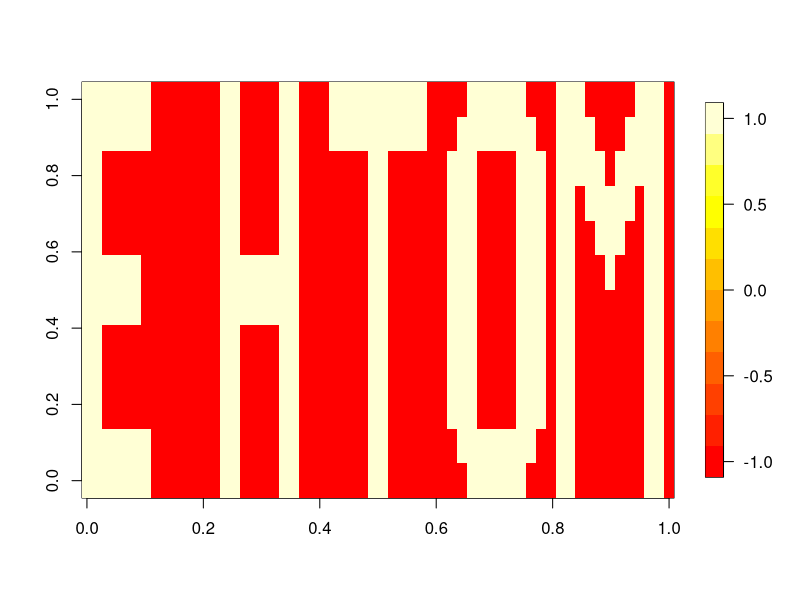
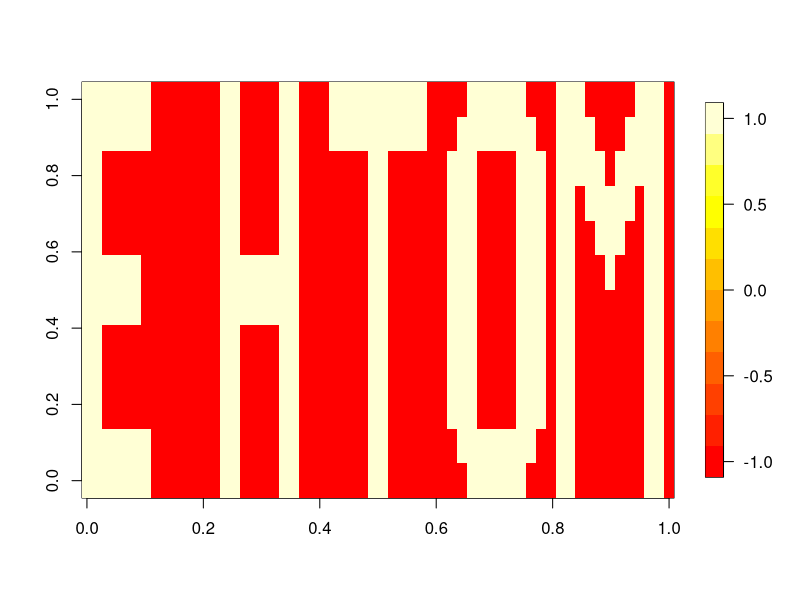
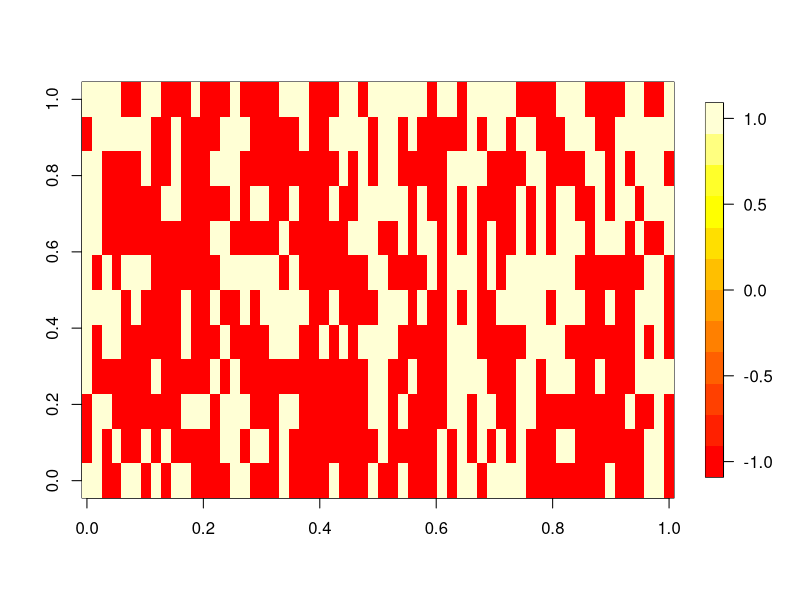
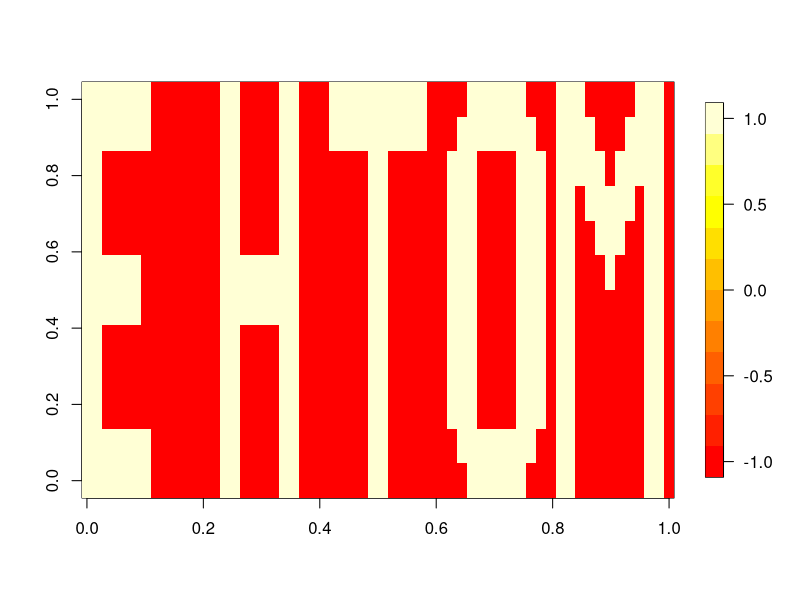
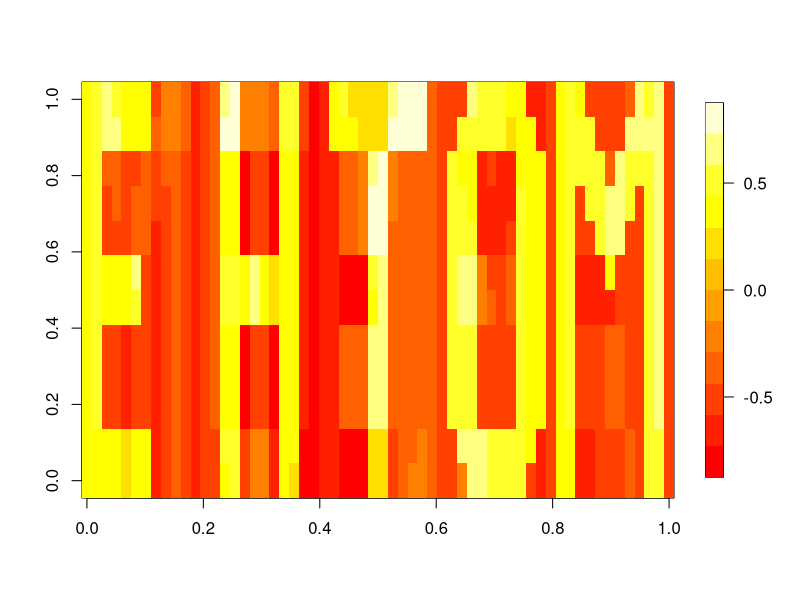
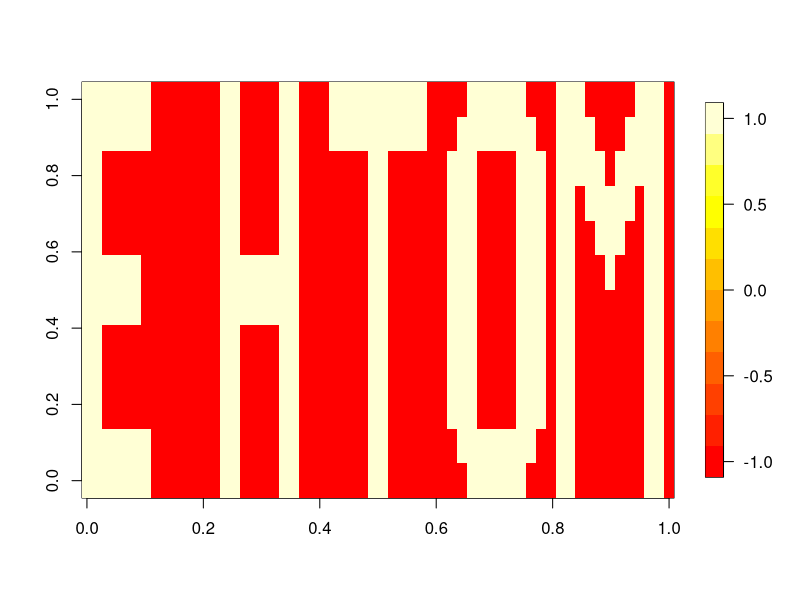
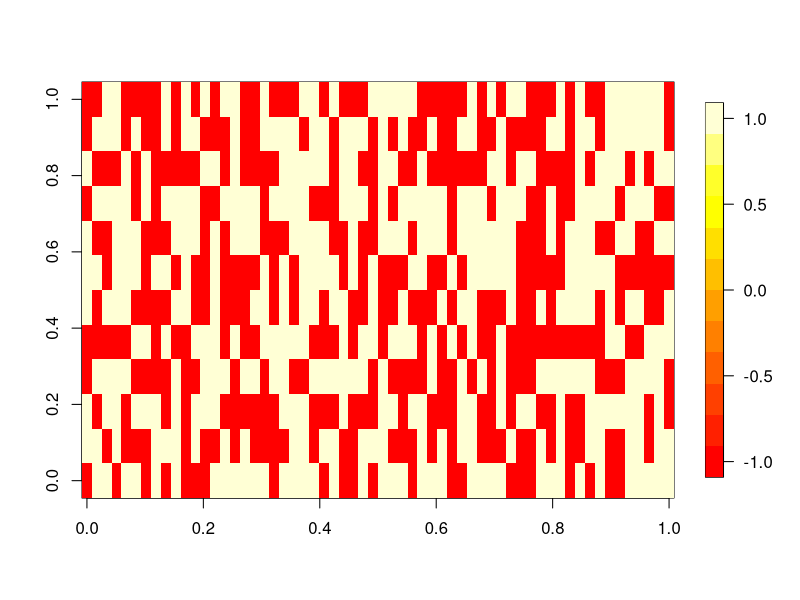
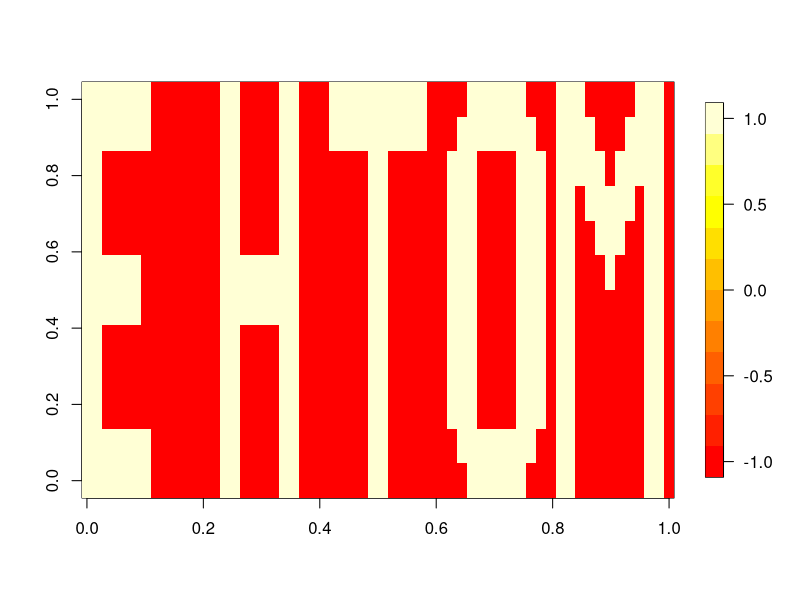

Write R code to recreate these figures, in order.
## ---- chunk 1

## Load packages

suppressMessages(
    library(fields)
)
    
## Load in the data

E <- matrix(nrow = 12, ncol = 12)

E[1,] <- c(1,1,1,1,1,1,1,0,0,0,0,0)
E[2,] <- c(1,1,1,1,1,1,1,0,0,0,0,0)
E[3,] <- c(1,1,0,0,0,0,0,0,0,0,0,0)
E[4,] <- c(1,1,0,0,0,0,0,0,0,0,0,0)
E[5,] <- c(1,1,0,0,0,0,0,0,0,0,0,0)
E[6,] <- c(1,1,1,1,1,1,0,0,0,0,0,0)
E[7,] <- c(1,1,1,1,1,1,0,0,0,0,0,0)
E[8,] <- c(1,1,0,0,0,0,0,0,0,0,0,0)
E[9,] <- c(1,1,0,0,0,0,0,0,0,0,0,0)
E[10,] <- c(1,1,0,0,0,0,0,0,0,0,0,0)
E[11,] <- c(1,1,1,1,1,1,1,0,0,0,0,0)
E[12,] <- c(1,1,1,1,1,1,1,0,0,0,0,0)

H <- matrix(nrow = 12, ncol = 12)

H[1,] <- c(0,0,1,1,0,0,0,0,1,1,0,0)
H[2,] <- c(0,0,1,1,0,0,0,0,1,1,0,0)
H[3,] <- c(0,0,1,1,0,0,0,0,1,1,0,0)
H[4,] <- c(0,0,1,1,0,0,0,0,1,1,0,0)
H[5,] <- c(0,0,1,1,0,0,0,0,1,1,0,0)
H[6,] <- c(0,0,1,1,1,1,1,1,1,1,0,0)
H[7,] <- c(0,0,1,1,1,1,1,1,1,1,0,0)
H[8,] <- c(0,0,1,1,0,0,0,0,1,1,0,0)
H[9,] <- c(0,0,1,1,0,0,0,0,1,1,0,0)
H[10,] <- c(0,0,1,1,0,0,0,0,1,1,0,0)
H[11,] <- c(0,0,1,1,0,0,0,0,1,1,0,0)
H[12,] <- c(0,0,1,1,0,0,0,0,1,1,0,0)

T <- matrix(nrow = 12, ncol = 12)

T[1,] <- c(0,1,1,1,1,1,1,1,1,1,1,0)
T[2,] <- c(0,1,1,1,1,1,1,1,1,1,1,0)
T[3,] <- c(0,0,0,0,0,1,1,0,0,0,0,0)
T[4,] <- c(0,0,0,0,0,1,1,0,0,0,0,0)
T[5,] <- c(0,0,0,0,0,1,1,0,0,0,0,0)
T[6,] <- c(0,0,0,0,0,1,1,0,0,0,0,0)
T[7,] <- c(0,0,0,0,0,1,1,0,0,0,0,0)
T[8,] <- c(0,0,0,0,0,1,1,0,0,0,0,0)
T[9,] <- c(0,0,0,0,0,1,1,0,0,0,0,0)
T[10,] <- c(0,0,0,0,0,1,1,0,0,0,0,0)
T[11,] <- c(0,0,0,0,0,1,1,0,0,0,0,0)
T[12,] <- c(0,0,0,0,0,1,1,0,0,0,0,0)

O <- matrix(nrow = 12, ncol = 12)

O[1,] <- c(0,0,0,1,1,1,1,1,1,0,0,0)
O[2,] <- c(0,0,1,1,1,1,1,1,1,1,0,0)
O[3,] <- c(0,1,1,1,0,0,0,0,1,1,1,0)
O[4,] <- c(0,1,1,1,0,0,0,0,1,1,1,0)
O[5,] <- c(0,1,1,1,0,0,0,0,1,1,1,0)
O[6,] <- c(0,1,1,1,0,0,0,0,1,1,1,0)
O[7,] <- c(0,1,1,1,0,0,0,0,1,1,1,0)
O[8,] <- c(0,1,1,1,0,0,0,0,1,1,1,0)
O[9,] <- c(0,1,1,1,0,0,0,0,1,1,1,0)
O[10,] <- c(0,1,1,1,0,0,0,0,1,1,1,0)
O[11,] <- c(0,0,1,1,1,1,1,1,1,1,0,0)
O[12,] <- c(0,0,0,1,1,1,1,1,1,0,0,0)

M <- matrix(nrow = 12, ncol = 12)

M[1,] <- c(1,1,1,0,0,0,0,0,1,1,1,0)
M[2,] <- c(1,1,1,1,0,0,0,1,1,1,1,0)
M[3,] <- c(1,1,1,1,1,0,1,1,1,1,1,0)
M[4,] <- c(1,1,0,1,1,1,1,1,0,1,1,0)
M[5,] <- c(1,1,0,0,1,1,1,0,0,1,1,0)
M[6,] <- c(1,1,0,0,0,1,0,0,0,1,1,0)
M[7,] <- c(1,1,0,0,0,0,0,0,0,1,1,0)
M[8,] <- c(1,1,0,0,0,0,0,0,0,1,1,0)
M[9,] <- c(1,1,0,0,0,0,0,0,0,1,1,0)
M[10,] <- c(1,1,0,0,0,0,0,0,0,1,1,0)
M[11,] <- c(1,1,0,0,0,0,0,0,0,1,1,0)
M[12,] <- c(1,1,0,0,0,0,0,0,0,1,1,0)

E[E == 0] <- -1
H[H == 0] <- -1
T[T == 0] <- -1
O[O == 0] <- -1
M[M == 0] <- -1

## Load in the err_corr function

err_corr <- function(x, y, mu, n, tol) {
    
    x_orig <- x
    y_orig <- y
    
    x_dims <- dim(x)
    y_dims <- dim(y)
    
    mem_matrix <- matrix(0, nrow = y_dims[1], ncol = x_dims[1])
    
    for (i in 1:n) {
        
        j <- sample(1:x_dims[2])
        x <- x[, j]
        y <- y[, j]
        
        for (k in 1:x_dims[2]) {
            
            mem_matrix <- mem_matrix + mu * (y[,k] - mem_matrix %*% x[,k]) %*% x[,k]
            
        }
        
        if (norm((y - mem_matrix %*% x), "2") <= tol) {
            
            # print("Gradient Search Terminated ===>>> ||y - mem_matrix*x|| <= tol")
            # print(paste0("Number of Iterations = ", n * k))
            mem_matrix <<- mem_matrix
            break
            
        }
        
        mem_matrix <<- mem_matrix
        
    }
    
}

## Vectorize the matrices and prepare the input

E_vec <- as.vector(E)
H_vec <- as.vector(H)
T_vec <- as.vector(T)
O_vec <- as.vector(O)
M_vec <- as.vector(M)

input <- cbind(E_vec, H_vec, T_vec, O_vec, M_vec)

## Set the parameters

mu <- 0.001
n <- 1000
tol <- 0.0000001

## Run the err_corr function to return the memory matrix

err_corr(input, input, mu, n, tol)

## ---- chunk 2

## Load in a function to rotate the output

rotate <- function(x) t(apply(x, 2, rev))

## ---- chunk 3

## Output the original image

image.plot(rbind(rotate(E), rotate(H), rotate(T), rotate(O), rotate(M)), col = heat.colors(12))

## ---- chunk 4

## Recall the images from memory

E_recall <- matrix(mem_matrix %*% E_vec, nrow = 12, ncol = 12)
H_recall <- matrix(mem_matrix %*% H_vec, nrow = 12, ncol = 12)
T_recall <- matrix(mem_matrix %*% T_vec, nrow = 12, ncol = 12)
O_recall <- matrix(mem_matrix %*% O_vec, nrow = 12, ncol = 12)
M_recall <- matrix(mem_matrix %*% M_vec, nrow = 12, ncol = 12)

## Rebuild the image

image.plot(rbind(rotate(E_recall), rotate(H_recall), rotate(T_recall), rotate(O_recall), rotate(M_recall)), col = heat.colors(12))

## ---- chunk 5

## Corrupt 25% of from each input pattern

inds <- sort(sample(1:144, 36, replace = FALSE))

E_vec_corr_25 <- E_vec
E_vec_corr_25[inds] <- E_vec_corr_25[inds] * (-1)

inds <- sort(sample(1:144, 36, replace = FALSE))

H_vec_corr_25 <- H_vec
H_vec_corr_25[inds] <- H_vec_corr_25[inds] * (-1)

inds <- sort(sample(1:144, 36, replace = FALSE))

T_vec_corr_25 <- T_vec
T_vec_corr_25[inds] <- T_vec_corr_25[inds] * (-1)

inds <- sort(sample(1:144, 36, replace = FALSE))

O_vec_corr_25 <- O_vec
O_vec_corr_25[inds] <- O_vec_corr_25[inds] * (-1)

inds <- sort(sample(1:144, 36, replace = FALSE))

M_vec_corr_25 <- M_vec
M_vec_corr_25[inds] <- M_vec_corr_25[inds] * (-1)

## ---- chunk 6

## Output the original, corrupted image

image.plot(rbind(rotate(matrix(E_vec_corr_25, nrow = 12, ncol = 12)), 
                 rotate(matrix(H_vec_corr_25, nrow = 12, ncol = 12)),
                 rotate(matrix(T_vec_corr_25, nrow = 12, ncol = 12)),
                 rotate(matrix(O_vec_corr_25, nrow = 12, ncol = 12)),
                 rotate(matrix(M_vec_corr_25, nrow = 12, ncol = 12))),
           col = heat.colors(12))

## ---- chunk 7

## Output the original image

image.plot(rbind(rotate(E), rotate(H), rotate(T), rotate(O), rotate(M)), col = heat.colors(12))

## ---- chunk 8

## Prepare the 25% corrupted input

input_corr_25 <- cbind(E_vec_corr_25, H_vec_corr_25, T_vec_corr_25, O_vec_corr_25, M_vec_corr_25)

## Recall the 25% corrupted images from memory

E_25_recall <- matrix(mem_matrix %*% E_vec_corr_25, nrow = 12, ncol = 12)
H_25_recall <- matrix(mem_matrix %*% H_vec_corr_25, nrow = 12, ncol = 12)
T_25_recall <- matrix(mem_matrix %*% T_vec_corr_25, nrow = 12, ncol = 12)
O_25_recall <- matrix(mem_matrix %*% O_vec_corr_25, nrow = 12, ncol = 12)
M_25_recall <- matrix(mem_matrix %*% M_vec_corr_25, nrow = 12, ncol = 12)

## Rebuild the image

image.plot(rbind(rotate(E_25_recall), rotate(H_25_recall), rotate(T_25_recall), rotate(O_25_recall), rotate(M_25_recall)), col = heat.colors(12))

## ---- chunk 9

## Threshold the recalled image and plot it

E_25_thresh <- E_25_recall
E_25_thresh[E_25_thresh >= 0] <- 1
E_25_thresh[E_25_thresh < 0] <- -1

H_25_thresh <- H_25_recall
H_25_thresh[H_25_thresh >= 0] <- 1
H_25_thresh[H_25_thresh < 0] <- -1

T_25_thresh <- T_25_recall
T_25_thresh[T_25_thresh >= 0] <- 1
T_25_thresh[T_25_thresh < 0] <- -1

O_25_thresh <- O_25_recall
O_25_thresh[O_25_thresh >= 0] <- 1
O_25_thresh[O_25_thresh < 0] <- -1

M_25_thresh <- M_25_recall
M_25_thresh[M_25_thresh >= 0] <- 1
M_25_thresh[M_25_thresh < 0] <- -1

image.plot(rbind(rotate(E_25_thresh), rotate(H_25_thresh), rotate(T_25_thresh), rotate(O_25_thresh), rotate(M_25_thresh)), col = heat.colors(12))

## ---- chunk 10

## Corrupt 50% of from each input pattern

inds <- sort(sample(1:144, 72, replace = FALSE))

E_vec_corr_50 <- E_vec
E_vec_corr_50[inds] <- E_vec_corr_50[inds] * (-1)

inds <- sort(sample(1:144, 72, replace = FALSE))

H_vec_corr_50 <- H_vec
H_vec_corr_50[inds] <- H_vec_corr_50[inds] * (-1)

inds <- sort(sample(1:144, 72, replace = FALSE))

T_vec_corr_50 <- T_vec
T_vec_corr_50[inds] <- T_vec_corr_50[inds] * (-1)

inds <- sort(sample(1:144, 72, replace = FALSE))

O_vec_corr_50 <- O_vec
O_vec_corr_50[inds] <- O_vec_corr_50[inds] * (-1)

inds <- sort(sample(1:144, 72, replace = FALSE))

M_vec_corr_50 <- M_vec
M_vec_corr_50[inds] <- M_vec_corr_50[inds] * (-1)

## ---- chunk 11

## Output the original, corrupted image

image.plot(rbind(rotate(matrix(E_vec_corr_50, nrow = 12, ncol = 12)), 
                 rotate(matrix(H_vec_corr_50, nrow = 12, ncol = 12)),
                 rotate(matrix(T_vec_corr_50, nrow = 12, ncol = 12)),
                 rotate(matrix(O_vec_corr_50, nrow = 12, ncol = 12)),
                 rotate(matrix(M_vec_corr_50, nrow = 12, ncol = 12))),
           col = heat.colors(12))

## ---- chunk 12

## Output the original image

image.plot(rbind(rotate(E), rotate(H), rotate(T), rotate(O), rotate(M)), col = heat.colors(12))

## ---- chunk 13

## Prepare the 50% corrupted input

input_corr_50 <- cbind(E_vec_corr_50, H_vec_corr_50, T_vec_corr_50, O_vec_corr_50, M_vec_corr_50)

## Recall the 50% corrupted images from memory

E_50_recall <- matrix(mem_matrix %*% E_vec_corr_50, nrow = 12, ncol = 12)
H_50_recall <- matrix(mem_matrix %*% H_vec_corr_50, nrow = 12, ncol = 12)
T_50_recall <- matrix(mem_matrix %*% T_vec_corr_50, nrow = 12, ncol = 12)
O_50_recall <- matrix(mem_matrix %*% O_vec_corr_50, nrow = 12, ncol = 12)
M_50_recall <- matrix(mem_matrix %*% M_vec_corr_50, nrow = 12, ncol = 12)

## Rebuild the image

image.plot(rbind(rotate(E_50_recall), rotate(H_50_recall), rotate(T_50_recall), rotate(O_50_recall), rotate(M_50_recall)), col = heat.colors(12))

## ---- chunk 14

## Threshold the recalled image and plot it

E_50_thresh <- E_50_recall
E_50_thresh[E_50_thresh >= 0] <- 1
E_50_thresh[E_50_thresh < 0] <- -1

H_50_thresh <- H_50_recall
H_50_thresh[H_50_thresh >= 0] <- 1
H_50_thresh[H_50_thresh < 0] <- -1

T_50_thresh <- T_50_recall
T_50_thresh[T_50_thresh >= 0] <- 1
T_50_thresh[T_50_thresh < 0] <- -1

O_50_thresh <- O_50_recall
O_50_thresh[O_50_thresh >= 0] <- 1
O_50_thresh[O_50_thresh < 0] <- -1

M_50_thresh <- M_50_recall
M_50_thresh[M_50_thresh >= 0] <- 1
M_50_thresh[M_50_thresh < 0] <- -1

image.plot(rbind(rotate(E_50_thresh), rotate(H_50_thresh), rotate(T_50_thresh), rotate(O_50_thresh), rotate(M_50_thresh)), col = heat.colors(12))

## ---- chunk 15

## Call the err_corr function with 25% corruption

err_corr(input_corr_25, input, mu, n, tol)

## ---- chunk 16

## Output the original, corrupted image

image.plot(rbind(rotate(matrix(E_vec_corr_25, nrow = 12, ncol = 12)), 
                 rotate(matrix(H_vec_corr_25, nrow = 12, ncol = 12)),
                 rotate(matrix(T_vec_corr_25, nrow = 12, ncol = 12)),
                 rotate(matrix(O_vec_corr_25, nrow = 12, ncol = 12)),
                 rotate(matrix(M_vec_corr_25, nrow = 12, ncol = 12))),
           col = heat.colors(12))

## ---- chunk 17

## Output the original image

image.plot(rbind(rotate(E), rotate(H), rotate(T), rotate(O), rotate(M)), col = heat.colors(12))

## ---- chunk 18

## Recall the images from memory

E_recall_mem <- matrix(mem_matrix %*% E_vec, nrow = 12, ncol = 12)
H_recall_mem <- matrix(mem_matrix %*% H_vec, nrow = 12, ncol = 12)
T_recall_mem <- matrix(mem_matrix %*% T_vec, nrow = 12, ncol = 12)
O_recall_mem <- matrix(mem_matrix %*% O_vec, nrow = 12, ncol = 12)
M_recall_mem <- matrix(mem_matrix %*% M_vec, nrow = 12, ncol = 12)

## Rebuild the image

image.plot(rbind(rotate(E_recall_mem), rotate(H_recall_mem), rotate(T_recall_mem), rotate(O_recall_mem), rotate(M_recall_mem)), col = heat.colors(12))

## ---- chunk 19

## Threshold the recalled image and plot it

E_mem_thresh <- E_recall_mem
E_mem_thresh[E_mem_thresh >= 0] <- 1
E_mem_thresh[E_mem_thresh < 0] <- -1

H_mem_thresh <- H_recall_mem
H_mem_thresh[H_mem_thresh >= 0] <- 1
H_mem_thresh[H_mem_thresh < 0] <- -1

T_mem_thresh <- T_recall_mem
T_mem_thresh[T_mem_thresh >= 0] <- 1
T_mem_thresh[T_mem_thresh < 0] <- -1

O_mem_thresh <- O_recall_mem
O_mem_thresh[O_mem_thresh >= 0] <- 1
O_mem_thresh[O_mem_thresh < 0] <- -1

M_mem_thresh <- M_recall_mem
M_mem_thresh[M_mem_thresh >= 0] <- 1
M_mem_thresh[M_mem_thresh < 0] <- -1

image.plot(rbind(rotate(E_mem_thresh), rotate(H_mem_thresh), rotate(T_mem_thresh), rotate(O_mem_thresh), rotate(M_mem_thresh)), col = heat.colors(12))
